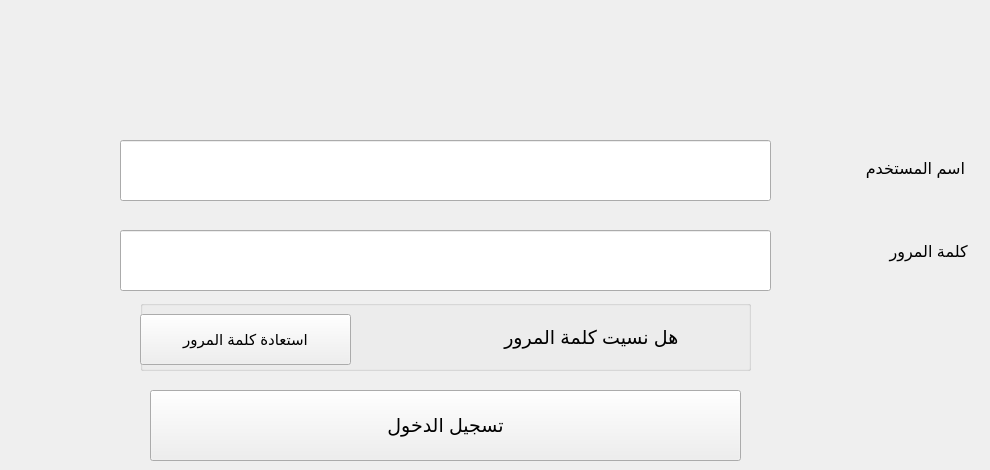
    <widget class="QWidget" name="tab">
     <attribute name="title">
      <string>Tab 1</string>
     </attribute>
     <widget class="QLineEdit" name="lineEdit">
      <property name="geometry">
       <rect>
        <x>120</x>
        <y>140</y>
        <width>651</width>
        <height>61</height>
       </rect>
      </property>
      <property name="font">
       <font>
        <pointsize>15</pointsize>
        <weight>50</weight>
        <bold>false</bold>
       </font>
      </property>
      <property name="placeholderText">
       <string/>
      </property>
      <property name="clearButtonEnabled">
       <bool>false</bool>
      </property>
     </widget>
     <widget class="QLineEdit" name="lineEdit_2">
      <property name="geometry">
       <rect>
        <x>120</x>
        <y>230</y>
        <width>651</width>
        <height>61</height>
       </rect>
      </property>
      <property name="font">
       <font>
        <pointsize>15</pointsize>
        <weight>50</weight>
        <bold>false</bold>
       </font>
      </property>
      <property name="placeholderText">
       <string/>
      </property>
     </widget>
     <widget class="QPushButton" name="pushButton_7">
      <property name="geometry">
       <rect>
        <x>150</x>
        <y>390</y>
        <width>591</width>
        <height>71</height>
       </rect>
      </property>
      <property name="font">
       <font>
        <pointsize>14</pointsize>
       </font>
      </property>
      <property name="text">
       <string>تسجيل الدخول</string>
      </property>
     </widget>
     <widget class="QGroupBox" name="groupBox_2">
      <property name="geometry">
       <rect>
        <x>140</x>
        <y>300</y>
        <width>611</width>
        <height>71</height>
       </rect>
      </property>
      <property name="title">
       <string/>
      </property>
      <widget class="QLabel" name="label">
       <property name="geometry">
        <rect>
         <x>220</x>
         <y>17</y>
         <width>371</width>
         <height>41</height>
        </rect>
       </property>
       <property name="font">
        <font>
         <family>Segoe UI</family>
         <pointsize>14</pointsize>
        </font>
       </property>
       <property name="text">
        <string>          هل نسيت كلمة المرور        </string>
       </property>
      </widget>
      <widget class="QPushButton" name="pushButton_8">
       <property name="geometry">
        <rect>
         <x>0</x>
         <y>14</y>
         <width>211</width>
         <height>51</height>
        </rect>
       </property>
       <property name="font">
        <font>
         <pointsize>11</pointsize>
        </font>
       </property>
       <property name="text">
        <string>استعادة كلمة المرور</string>
       </property>
      </widget>
     </widget>
     <widget class="QLabel" name="label_2">
      <property name="geometry">
       <rect>
        <x>794</x>
        <y>138</y>
        <width>171</width>
        <height>61</height>
       </rect>
      </property>
      <property name="font">
       <font>
        <family>Segoe UI</family>
        <pointsize>12</pointsize>
        <weight>50</weight>
        <bold>false</bold>
       </font>
      </property>
      <property name="text">
       <string>اسم المستخدم</string>
      </property>
     </widget>
     <widget class="QLabel" name="label_3">
      <property name="geometry">
       <rect>
        <x>820</x>
        <y>231</y>
        <width>161</width>
        <height>41</height>
       </rect>
      </property>
      <property name="font">
       <font>
        <family>Segoe UI</family>
        <pointsize>12</pointsize>
        <weight>50</weight>
        <bold>false</bold>
       </font>
      </property>
      <property name="text">
       <string>   كلمة المرور</string>
      </property>
     </widget>
    </widget>
